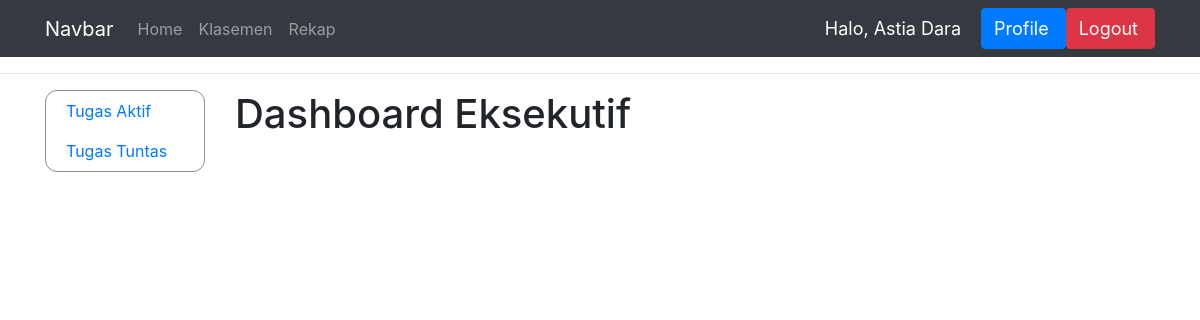
The app's page /eksekutif/ (signed in), older data.
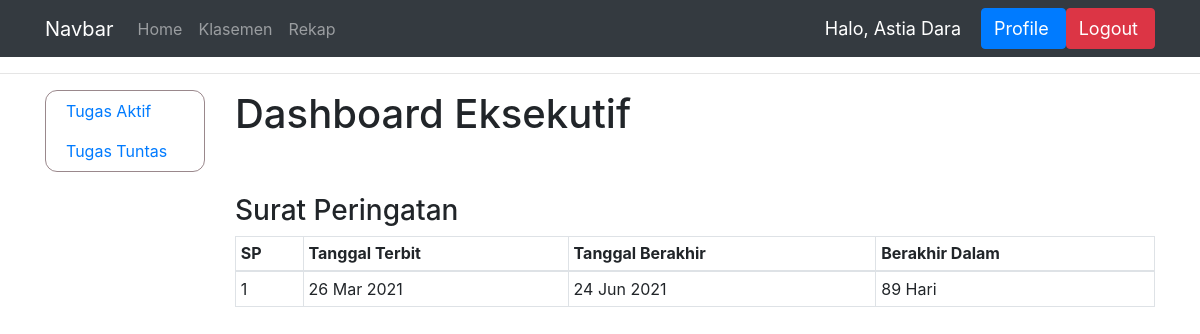
The same page, newer data.
### dashboard/models.py (models this page shows)
class SuratPeringatan(models.Model):
    user = models.ForeignKey(User, on_delete=models.CASCADE)
    mulai_sp = models.DateField()
    berakhir_sp = models.DateField()
    keaktifan = models.BooleanField()
    def berakhir_dalam(self):
        selisih = self.berakhir_sp - datetime.date.today()
        return selisih.days

### dashboard/views.py (the view)
# urls.py: path('eksekutif/', views.eksekutif, name='eksekutif'),
@login_required(login_url='login')
def eksekutif(request):
    nama = request.user.first_name
    context = {'nama' : nama}
    sp_user = SuratPeringatan.objects.filter(user=User.objects.get(pk=request.user.id))
    if sp_user:
        context['kena_sp'] = True
        context['surat_peringatan'] = sp_user
    if not request.user.groups.filter(name='Eksekutif').exists() or request.user.last_name == 'Human Resource':
        context['data_kar'] = True
    return render(request, 'eksekutif/home.html', context)

### templates/eksekutif/home.html
{% extends 'main.html' %}
{% block content %}
<hr>
<div class="container">
    <div class="row">
        {% include 'eksekutif/sidebar.html' %}
        <div class="col">
            <h1>Dashboard Eksekutif</h1>
            {% if kena_sp %}
            <br><br>
            <h3>Surat Peringatan</h3>
            <div class="table-responsive">
                <table class="table table-sm tablesp table-bordered table-hover">
                    <thead>
                        <tr>
                          <th scope="col">SP</th>
                          <th scope="col">Tanggal Terbit</th>
                          <th scope="col">Tanggal Berakhir</th>
                          <th scope="col">Berakhir Dalam</th>
                        </tr>
                    </thead>
                    <tbody>
                        {% for sp in surat_peringatan %}
                        <tr>
                            <td scope="row">{{forloop.counter}}</td>
                            <td>{{sp.mulai_sp|date:"j M Y"}}</td>
                            <td>{{sp.berakhir_sp|date:"j M Y"}}</td>
                            <td>{{sp.berakhir_dalam}} Hari</td>
                        </tr>
                        {% endfor %}
                    </tbody>
                    </table>
                </div>
            {% endif %}
        </div>
    </div>
</div>
{% endblock %}

Row changes from the older to the newer data that the page shows:
added SuratPeringatan: mulai_sp "26 Mar 2021", berakhir_sp "24 Jun 2021", berakhir_dalam "89"
Text that changed along with them:
text now shown: "Surat Peringatan SP Tanggal Terbit Tanggal Berakhir Berakhir Dalam"
